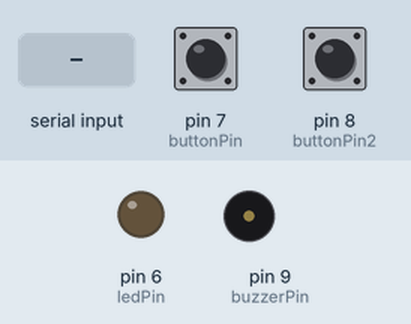
Simulated run of this sketch. Board: Arduino Uno, built with avr-gcc and run on an emulated ATmega328P. Shown: output pins drawn as LEDs (lit = HIGH), buzzer (waves = sounding). The test bench sets the inputs (shaded band); at power-on: pin 7 (buttonPin) HIGH, pin 8 (buttonPin2) HIGH.

Above: at 1.2 s.
1.3 s: "3" received over Serial
At 2.2 s:
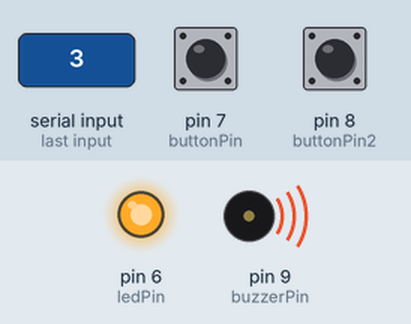
4.3 s: "1" received over Serial
At 5.6 s:
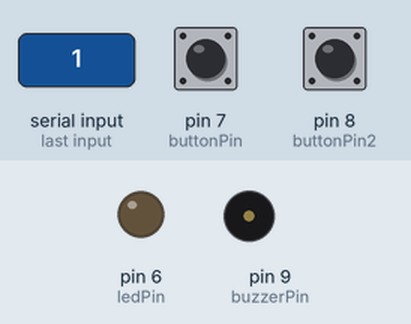
Timing chart, 0 to 7.3 s (numbered marks = the images above; inputs shaded):
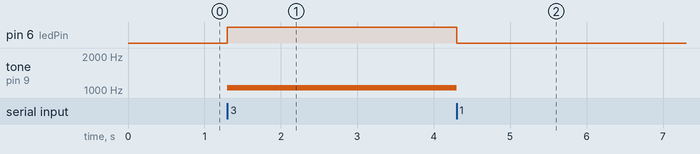

Measured:
- after the input at 1.3 s, pin 6 (ledPin): LOW → HIGH at once; tone on pin 9 (buzzerPin): silent → 1047 Hz at once
- after the input at 4.3 s, pin 6 (ledPin): HIGH → LOW at once; tone on pin 9 (buzzerPin): 1047 Hz → silent at once

The sketch:

D_A.ino
```cpp
#include <SoftwareSerial.h>

const int ledPin = 6;
const int buttonPin = 7;
const int buttonPin2 = 8;
const int buzzerPin = 9;

SoftwareSerial HC12(10, 11);  // RX, TX pins for HC-12 communication

int command, active;

void setup() {
  Serial.begin(9600);
  HC12.begin(1200);
  pinMode(ledPin, OUTPUT);
  pinMode(buttonPin, INPUT_PULLUP);
  pinMode(buttonPin2, INPUT_PULLUP);
  pinMode(buzzerPin, OUTPUT);
}

void loop() {
  if (Serial.available() > 0) {
    command = Serial.read();
    if (command == '3') {
      digitalWrite(ledPin, HIGH);
      tone(buzzerPin, 1047);
      delay(200);
    } else {
      digitalWrite(ledPin, LOW);
      noTone(buzzerPin);
    }
  }

  if (digitalRead(buttonPin) == LOW) {
    active = 1;
    delay(30);
    HC12.write('1'); // Send '1' to the other device via HC-12
  }

  if (digitalRead(buttonPin2) == LOW) {
    active = 0;
    delay(30);
    HC12.write('0'); // Send '0' to the other device via HC-12
  }

  if (HC12.available() > 0) {
    command = HC12.read(); // Read data received from the other device via HC-12
    if (command == '1') {
      Serial.println('1'); // Send '1' to the master via serial communication
      delay(100);
    }
  }
}
```
